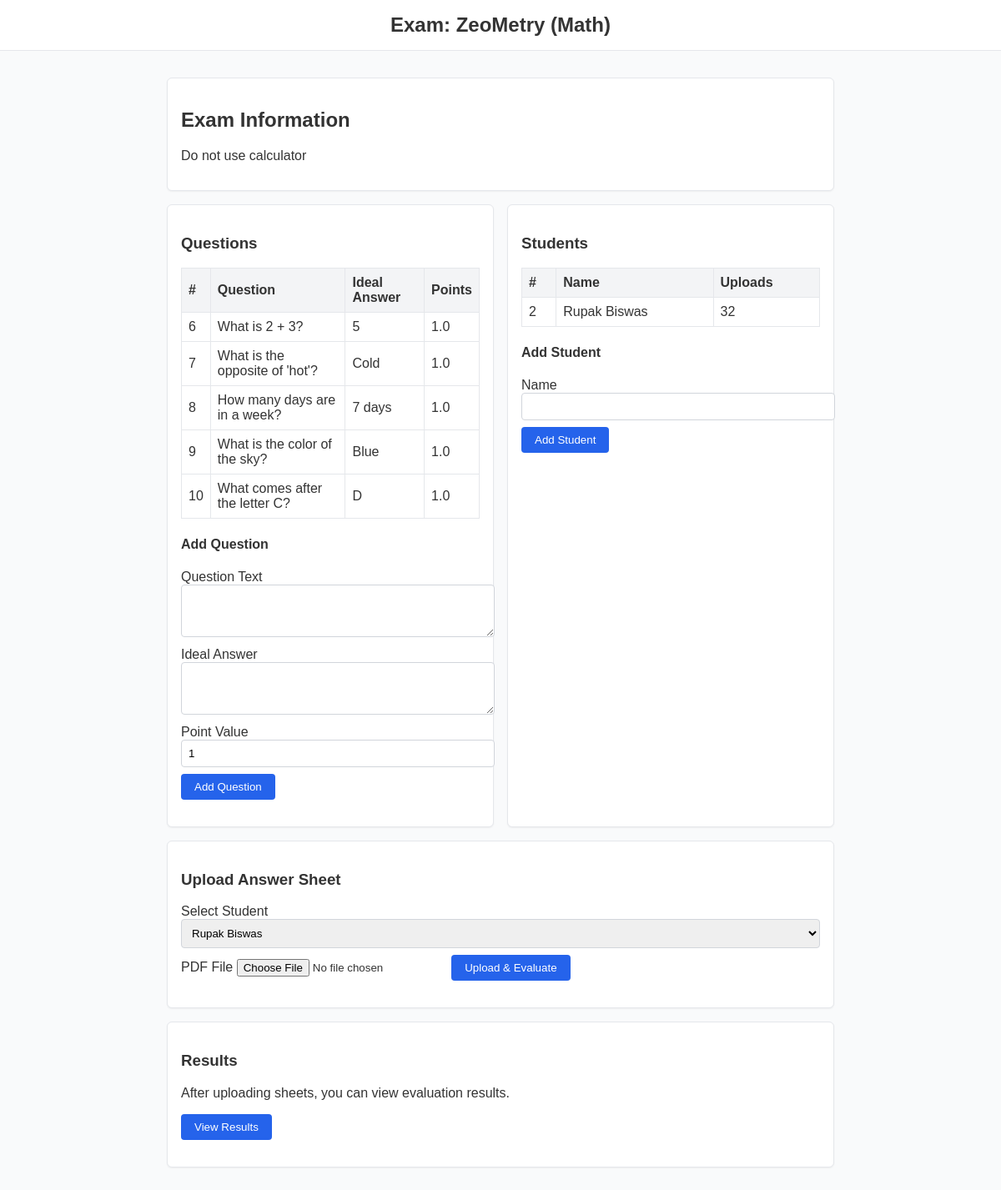
Page /exams/2 on the committed database.
### tables this page shows
CREATE TABLE exams (
            id INTEGER PRIMARY KEY AUTOINCREMENT,
            title TEXT NOT NULL,
            subject TEXT NOT NULL,
            instructions TEXT
        );

CREATE TABLE questions (
            id INTEGER PRIMARY KEY AUTOINCREMENT,
            exam_id INTEGER NOT NULL,
            text TEXT NOT NULL,
            ideal_answer TEXT NOT NULL,
            point_value REAL NOT NULL DEFAULT 1.0,
            FOREIGN KEY(exam_id) REFERENCES exams(id) ON DELETE CASCADE
        );

CREATE TABLE students (
            id INTEGER PRIMARY KEY AUTOINCREMENT,
            exam_id INTEGER NOT NULL,
            name TEXT NOT NULL,
            FOREIGN KEY(exam_id) REFERENCES exams(id) ON DELETE CASCADE
        );

### src/controllers/routers.py (the view)
@router.get("/exams/{exam_id}")
async def exam_detail(request: Request, exam_id: int):
    conn = get_db_connection()
    cur = conn.cursor()
    cur.execute("SELECT * FROM exams WHERE id = ?", (exam_id,))
    exam = cur.fetchone()
    if exam is None:
        conn.close()
        raise HTTPException(status_code=404, detail="Exam not found")
    cur.execute("SELECT * FROM questions WHERE exam_id = ? ORDER BY id", (exam_id,))
    questions = cur.fetchall()
    cur.execute("SELECT * FROM students WHERE exam_id = ? ORDER BY id", (exam_id,))
    students = cur.fetchall()
    sheet_counts = {}
    for student in students:
        cur.execute("SELECT COUNT(*) FROM answer_sheets WHERE student_id = ?", (student["id"],))
        sheet_counts[student["id"]] = cur.fetchone()[0]
    conn.close()
    return templates.TemplateResponse(
        "exam_detail.html",
        {
            "request": request,
            "exam": exam,
            "questions": questions,
            "students": students,
            "sheet_counts": sheet_counts,
        },
    )

### templates/exam_detail.html (shortened to what this page needs)
{% extends "base.html" %}
{% block content %}
<header>Exam: {{ exam.title }} ({{ exam.subject }})</header>
<main>
  <div class="card">
    <h2>Exam Information</h2>
    <p>{{ exam.instructions or 'No instructions provided.' }}</p>
  </div>
  <div class="flex">
    <div class="flex-1 card">
      <h3>Questions</h3>
      {% if questions %}
      <table>
        <thead><tr><th>#</th><th>Question</th><th>Ideal Answer</th><th>Points</th></tr></thead>
        <tbody>
        {% for q in questions %}
        <tr>
          <td>{{ q.id }}</td>
          <td>{{ q.text }}</td>
          <td>{{ q.ideal_answer }}</td>
          <td>{{ q.point_value }}</td>
        </tr>
        {% endfor %}
        </tbody>
      </table>
      {% else %}
      <p>No questions added yet.</p>
      {% endif %}
      <h4>Add Question</h4>
      <form action="/exams/{{ exam.id }}/questions" method="post">
        <label for="text">Question Text</label>
        <textarea name="text" id="text" required rows="3"></textarea>
        <label for="ideal_answer">Ideal Answer</label>
        <textarea name="ideal_answer" id="ideal_answer" required rows="3"></textarea>
        <label for="point_value">Point Value</label>
        <input type="number" name="point_value" id="point_value" step="0.1" value="1" required>
        <input type="submit" value="Add Question">
      </form>
    </div>
    <div class="flex-1 card">
      <h3>Students</h3>
      {% if students %}
      <table>
        <thead><tr><th>#</th><th>Name</th><th>Uploads</th></tr></thead>
        <tbody>
        {% for s in students %}
        <tr>
          <td>{{ s.id }}</td>
          <td>{{ s.name }}</td>
          <td>{{ sheet_counts[s.id] }}</td>
        </tr>
        {% endfor %}
        </tbody>
      </table>
      {% else %}
      <p>No students added yet.</p>
      {% endif %}
      <h4>Add Student</h4>
      <form action="/exams/{{ exam.id }}/students" method="post">
        <label for="name">Name</label>
        <input type="text" name="name" id="name" required>
        <input type="submit" value="Add Student">
      </form>
    </div>
  </div>
  <div class="card">
    <h3>Upload Answer Sheet</h3>
    {% if students %}
    <form action="/exams/{{ exam.id }}/upload" method="post" enctype="multipart/form-data">
      <label for="student_id">Select Student</label>
      <select name="student_id" id="student_id" required>
        {% for s in students %}
        <option value="{{ s.id }}">{{ s.name }}</option>
        {% endfor %}
      </select>
      <label for="file">PDF File</label>
      <input type="file" name="file" id="file" accept="application/pdf" required>
      <input type="submit" value="Upload & Evaluate">
    </form>
    {% else %}
    <div class="alert">Please add at least one student before uploading answer sheets.</div>
    {% endif %}
  </div>
  <div class="card">
    <h3>Results</h3>
    <p>After uploading sheets, you can view evaluation results.</p>
    <p><a href="/exams/{{ exam.id }}/results"><button>View Results</button></a></p>
  </div>
</main>
{% endblock %}

### static/style.css (style rules this page uses)
body { font-family: sans-serif; margin: 0; padding: 0; background-color: #f9fafb; color: #333; }
header { background-color: #ffffff; border-bottom: 1px solid #e5e7eb; padding: 1rem; text-align: center; font-size: 1.5rem; font-weight: 600; }
main { max-width: 800px; margin: 2rem auto; padding: 0 1rem; }
table { width: 100%; border-collapse: collapse; margin-bottom: 1rem; }
th, td { padding: 0.5rem; border: 1px solid #e5e7eb; text-align: left; }
th { background-color: #f3f4f6; }
form { margin-bottom: 1rem; }
input[type="text"], textarea, input[type="number"], select { width: 100%; padding: 0.5rem; border: 1px solid #d1d5db; border-radius: 4px; margin-bottom: 0.5rem; }
input[type="submit"], button { background-color: #2563eb; color: #ffffff; padding: 0.5rem 1rem; border: none; border-radius: 4px; cursor: pointer; }
a { color: #2563eb; text-decoration: none; }
.card { background-color: #ffffff; border: 1px solid #e5e7eb; border-radius: 6px; padding: 1rem; margin-bottom: 1rem; box-shadow: 0 1px 2px rgba(0, 0, 0, 0.05); }
.flex { display: flex; gap: 1rem; }
.flex-1 { flex: 1; }

### rows in the picture
exams: title "ZeoMetry", subject "Math", instructions "Do not use calculator"
questions: id "6", text "What is 2 + 3?", ideal_answer "5", point_value "1.0"
questions: id "7", text "What is the opposite of 'hot'?", ideal_answer "Cold", point_value "1.0"
questions: id "8", text "How many days are in a week?", ideal_answer "7 days", point_value "1.0"
questions: id "9", text "What is the color of the sky?", ideal_answer "Blue", point_value "1.0"
questions: id "10", text "What comes after the letter C?", ideal_answer "D", point_value "1.0"
students: id "2", name "Rupak Biswas", sheet_counts "32"

### other values in the picture
form field student_id "Rupak Biswas"
